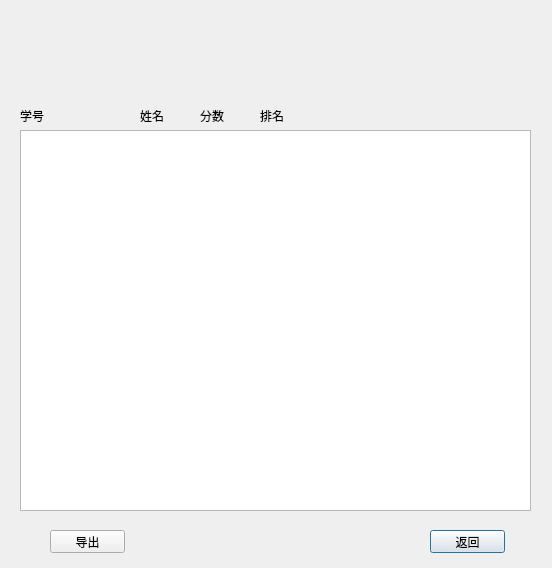
<?xml version="1.0" encoding="UTF-8"?>
<ui version="4.0">
 <class>listDialog</class>
 <widget class="QDialog" name="listDialog">
  <property name="geometry">
   <rect>
    <x>0</x>
    <y>0</y>
    <width>552</width>
    <height>568</height>
   </rect>
  </property>
  <property name="windowTitle">
   <string>Dialog</string>
  </property>
  <widget class="QPushButton" name="pushButton">
   <property name="geometry">
    <rect>
     <x>430</x>
     <y>530</y>
     <width>75</width>
     <height>23</height>
    </rect>
   </property>
   <property name="text">
    <string>返回</string>
   </property>
  </widget>
  <widget class="QTextEdit" name="textEdit">
   <property name="geometry">
    <rect>
     <x>20</x>
     <y>130</y>
     <width>511</width>
     <height>381</height>
    </rect>
   </property>
  </widget>
  <widget class="QLabel" name="label_2">
   <property name="geometry">
    <rect>
     <x>140</x>
     <y>110</y>
     <width>54</width>
     <height>12</height>
    </rect>
   </property>
   <property name="text">
    <string>姓名</string>
   </property>
  </widget>
  <widget class="QLabel" name="label">
   <property name="geometry">
    <rect>
     <x>20</x>
     <y>110</y>
     <width>54</width>
     <height>12</height>
    </rect>
   </property>
   <property name="text">
    <string>学号</string>
   </property>
  </widget>
  <widget class="QLabel" name="label_4">
   <property name="geometry">
    <rect>
     <x>260</x>
     <y>110</y>
     <width>54</width>
     <height>12</height>
    </rect>
   </property>
   <property name="text">
    <string>排名</string>
   </property>
  </widget>
  <widget class="QPushButton" name="outport">
   <property name="geometry">
    <rect>
     <x>50</x>
     <y>530</y>
     <width>75</width>
     <height>23</height>
    </rect>
   </property>
   <property name="text">
    <string>导出</string>
   </property>
  </widget>
  <widget class="QLabel" name="label_3">
   <property name="geometry">
    <rect>
     <x>200</x>
     <y>110</y>
     <width>54</width>
     <height>12</height>
    </rect>
   </property>
   <property name="text">
    <string>分数</string>
   </property>
  </widget>
  <widget class="QLabel" name="umbrellaLabel">
   <property name="geometry">
    <rect>
     <x>410</x>
     <y>10</y>
     <width>141</width>
     <height>111</height>
    </rect>
   </property>
   <property name="text">
    <string/>
   </property>
   <property name="pixmap">
    <pixmap resource="icon.qrc">:/images/umbrella.png</pixmap>
   </property>
   <property name="scaledContents">
    <bool>true</bool>
   </property>
  </widget>
 </widget>
 <tabstops>
  <tabstop>textEdit</tabstop>
  <tabstop>pushButton</tabstop>
  <tabstop>outport</tabstop>
 </tabstops>
 <resources>
  <include location="icon.qrc"/>
 </resources>
 <connections>
  <connection>
   <sender>pushButton</sender>
   <signal>clicked()</signal>
   <receiver>listDialog</receiver>
   <slot>reject()</slot>
   <hints>
    <hint type="sourcelabel">
     <x>464</x>
     <y>368</y>
    </hint>
    <hint type="destinationlabel">
     <x>373</x>
     <y>355</y>
    </hint>
   </hints>
  </connection>
 </connections>
</ui>
